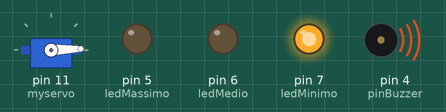
Simulated run of this sketch. Board: Arduino Uno, built with avr-gcc and run on an emulated ATmega328P. Shown: servo, output pins drawn as LEDs (lit = HIGH), buzzer (waves = sounding).

Above: at 0.05 s.
At 0.6 s:
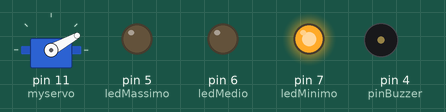
At 1.15 s:
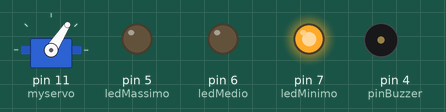
At 2.35 s:
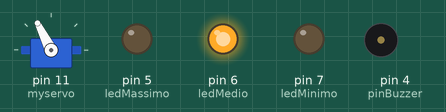
At 3.55 s:
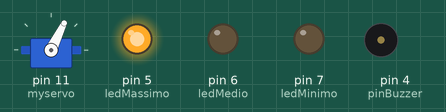
At 4.75 s:
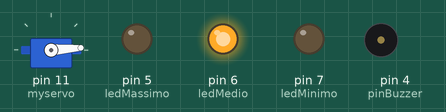
Timing chart, 0 to 6.3 s (numbered marks = the images above):
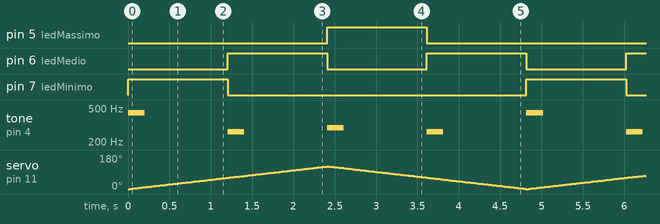

The sketch:

sketch40.ino
```cpp
/* Prof. Michele Maffucci
   18.04.2014

   Utilizzo di un servomotore
   Modello: SM-S2309S da 9.9g
   Angolo di rotazione: +/- 60 gradi
   Momento torcente a 4,8 V: 1.1 kg-cm
   Momento torcente a 6 V: 1.3 kg-cm

   La segnalazione del raggiungimento dell'angolo:
   minimo, medio e massimo avvenire mediante segnalazione
   visiva (con tre LED di colore diverso)
   e sonora (con nota divers)

*/

#include <Servo.h>

Servo myservo;          // crea un oggetto Servo per controllare un servomotore

int angolo = 0;         // variabile dove conservare la posizione del dervo
int angoloMax = 120;    // angolo massimo di rotazione del servo
                        // il servo utilizzato pu ruotare da -60 a +60 gradi
                        // Variare angoloMax secondo il servo posseduto

int ledMassimo = 5;     // pin a cui collegato il led che segnala l'angolo massimo
int ledMedio = 6;       // pin a cui collegato il led che segnala l'angolo medio
int ledMinimo = 7;      // pin a cui collegato il led che segnala l'angolo minimo

int pinBuzzer = 4;      // pin a cui collegato il buzzer
int notaLA = 440;       // frequenza della nota LA
int durataNotaLA = 200; // durata (in millisecondi) della durata della nota

int notaDO = 262;       // frequenza della nota DO
int durataNotaDO = 200; // durata (in millisecondi) della durata della nota

int notaRE = 294;       // frequenza della nota RE
int durataNotaRE = 200; // durata (in millisecondi) della durata della nota

void setup()
{
  myservo.attach(11);           // collega il servo al pin 11 all'oggetto servo
  pinMode(ledMassimo, OUTPUT);  // ledMassimo definito come OUTPUT
  pinMode(ledMedio, OUTPUT);    // ledMedio definito come OUTPUT
  pinMode(ledMinimo, OUTPUT);   // ledMinimo definito come OUTPUT
  pinMode(pinBuzzer, OUTPUT);   // pinBuzzer definito come OUTPUT
}

void loop()
{
  for (angolo = 0; angolo < angoloMax; angolo += 1) // va da 0 a 120 gradi
  {                                                 // in passi di 1 grado
                                                    // viene detto al servo di andare
    myservo.write(angolo);                          // alla posizione indicata da "angolo"
    verificaAngolo(angolo);
    delay(20);                                      // aspetta 20ms tra i comandi impartiti al servo
  }

  for (angolo = angoloMax; angolo >= 1; angolo -= 1)  // va da 120 a 0 gradi
  {                                                   // viene detto al servo di andare
                                                      // alla posizione indicata da "angolo"
    myservo.write(angolo);
    verificaAngolo(angolo);
    delay(20);                                        // aspetta 20ms tra i comandi impartiti al servo
  }
}

// la funzione verificaAngolo riceve come input un "angoloRaggiunto" e in funzione di questo
// accende il LED ed emette la nota corrispondente al valore che gli  stato passato

void verificaAngolo(int angoloRaggiunto) {
  switch (angoloRaggiunto) {
    case 0:
      digitalWrite(ledMinimo, HIGH);
      digitalWrite(ledMedio, LOW);
      digitalWrite(ledMassimo, LOW);
      suona(notaLA, durataNotaLA);
      break;
    case 60:
      digitalWrite(ledMinimo, LOW);
      digitalWrite(ledMedio, HIGH);
      digitalWrite(ledMassimo, LOW);
      suona(notaDO, durataNotaDO);
      break;
    case 120:
      digitalWrite(ledMinimo, LOW);
      digitalWrite(ledMedio, LOW);
      digitalWrite(ledMassimo, HIGH);
      suona(notaRE, durataNotaRE);
      break;
  }
}

// La funzione suona emette la nota "notaEmessa" per la durata "durataNota"

void suona(int notaEmessa, int durataNota) {
  tone(pinBuzzer, notaEmessa, durataNota);
}
```

Measured:
- by itself, pin 5 (ledMassimo), pin 7 (ledMinimo): alternates HIGH for 1.2 s and LOW for 3.6 s
- by itself, pin 6 (ledMedio): alternates HIGH for 1.2 s and LOW for 1.2 s
- by itself, tone on pin 4 (pinBuzzer): repeats every 4.8 s: silent 1.0 s, 262 Hz 0.20 s, silent 1.0 s, 294 Hz 0.20 s, silent 1.0 s, 262 Hz 0.20 s, silent 1.0 s, 440 Hz 0.20 s
